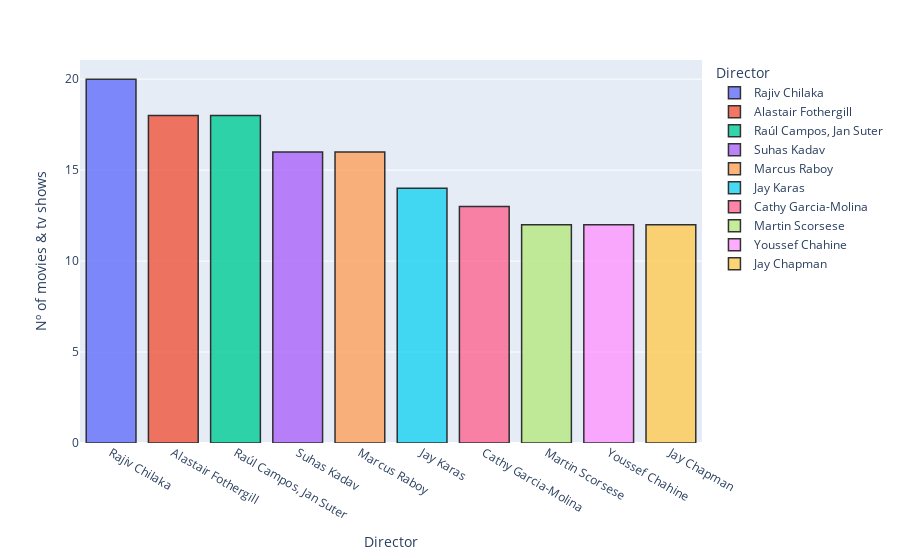

Write notebook code for a chart like this one.
### Markdown cell above
## Directors with most films & tv shows

### Code cell
fig = px.bar(directors.iloc[1:11], x = directors.iloc[1:11].index,
            y = directors.iloc[1:11],
            color = directors.iloc[1:11].index,
            labels = { 'y' : 'Nº of movies & tv shows', 'x' : 'Director', 'color' : 'Director'},
            color_discrete_sequence=px.colors.qualitative.Plotly)
fig.update_traces(marker_line_color='black',
                  marker_line_width=1.5, opacity=0.8)
fig.show()

### Figure 1 — Plotly figure (JSON) as saved in the notebook; plotly's stock layout.template omitted (floating-point values rounded to 4 significant figures)
{"data": [{"alignmentgroup": "True", "hovertemplate": "Director=%{x}<br>Nº of movies & tv shows=%{y}<extra></extra>", "legendgroup": "Rajiv Chilaka", "marker": {"color": "#636EFA", "line": {"color": "black", "width": 1.5}, "pattern": {"shape": ""}}, "name": "Rajiv Chilaka", "offsetgroup": "Rajiv Chilaka", "opacity": 0.8, "orientation": "v", "showlegend": true, "textposition": "auto", "type": "bar", "x": ["Rajiv Chilaka"], "xaxis": "x", "y": [20], "yaxis": "y"}, {"alignmentgroup": "True", "hovertemplate": "Director=%{x}<br>Nº of movies & tv shows=%{y}<extra></extra>", "legendgroup": "Alastair Fothergill", "marker": {"color": "#EF553B", "line": {"color": "black", "width": 1.5}, "pattern": {"shape": ""}}, "name": "Alastair Fothergill", "offsetgroup": "Alastair Fothergill", "opacity": 0.8, "orientation": "v", "showlegend": true, "textposition": "auto", "type": "bar", "x": ["Alastair Fothergill"], "xaxis": "x", "y": [18], "yaxis": "y"}, {"alignmentgroup": "True", "hovertemplate": "Director=%{x}<br>Nº of movies & tv shows=%{y}<extra></extra>", "legendgroup": "Raúl Campos, Jan Suter", "marker": {"color": "#00CC96", "line": {"color": "black", "width": 1.5}, "pattern": {"shape": ""}}, "name": "Raúl Campos, Jan Suter", "offsetgroup": "Raúl Campos, Jan Suter", "opacity": 0.8, "orientation": "v", "showlegend": true, "textposition": "auto", "type": "bar", "x": ["Raúl Campos, Jan Suter"], "xaxis": "x", "y": [18], "yaxis": "y"}, {"alignmentgroup": "True", "hovertemplate": "Director=%{x}<br>Nº of movies & tv shows=%{y}<extra></extra>", "legendgroup": "Suhas Kadav", "marker": {"color": "#AB63FA", "line": {"color": "black", "width": 1.5}, "pattern": {"shape": ""}}, "name": "Suhas Kadav", "offsetgroup": "Suhas Kadav", "opacity": 0.8, "orientation": "v", "showlegend": true, "textposition": "auto", "type": "bar", "x": ["Suhas Kadav"], "xaxis": "x", "y": [16], "yaxis": "y"}, {"alignmentgroup": "True", "hovertemplate": "Director=%{x}<br>Nº of movies & tv shows=%{y}<extra></extra>", "legendgroup": "Marcus Raboy", "marker": {"color": "#FFA15A", "line": {"color": "black", "width": 1.5}, "pattern": {"shape": ""}}, "name": "Marcus Raboy", "offsetgroup": "Marcus Raboy", "opacity": 0.8, "orientation": "v", "showlegend": true, "textposition": "auto", "type": "bar", "x": ["Marcus Raboy"], "xaxis": "x", "y": [16], "yaxis": "y"}, {"alignmentgroup": "True", "hovertemplate": "Director=%{x}<br>Nº of movies & tv shows=%{y}<extra></extra>", "legendgroup": "Jay Karas", "marker": {"color": "#19D3F3", "line": {"color": "black", "width": 1.5}, "pattern": {"shape": ""}}, "name": "Jay Karas", "offsetgroup": "Jay Karas", "opacity": 0.8, "orientation": "v", "showlegend": true, "textposition": "auto", "type": "bar", "x": ["Jay Karas"], "xaxis": "x", "y": [14], "yaxis": "y"}, {"alignmentgroup": "True", "hovertemplate": "Director=%{x}<br>Nº of movies & tv shows=%{y}<extra></extra>", "legendgroup": "Cathy Garcia-Molina", "marker": {"color": "#FF6692", "line": {"color": "black", "width": 1.5}, "pattern": {"shape": ""}}, "name": "Cathy Garcia-Molina", "offsetgroup": "Cathy Garcia-Molina", "opacity": 0.8, "orientation": "v", "showlegend": true, "textposition": "auto", "type": "bar", "x": ["Cathy Garcia-Molina"], "xaxis": "x", "y": [13], "yaxis": "y"}, {"alignmentgroup": "True", "hovertemplate": "Director=%{x}<br>Nº of movies & tv shows=%{y}<extra></extra>", "legendgroup": "Martin Scorsese", "marker": {"color": "#B6E880", "line": {"color": "black", "width": 1.5}, "pattern": {"shape": ""}}, "name": "Martin Scorsese", "offsetgroup": "Martin Scorsese", "opacity": 0.8, "orientation": "v", "showlegend": true, "textposition": "auto", "type": "bar", "x": ["Martin Scorsese"], "xaxis": "x", "y": [12], "yaxis": "y"}, {"alignmentgroup": "True", "hovertemplate": "Director=%{x}<br>Nº of movies & tv shows=%{y}<extra></extra>", "legendgroup": "Youssef Chahine", "marker": {"color": "#FF97FF", "line": {"color": "black", "width": 1.5}, "pattern": {"shape": ""}}, "name": "Youssef Chahine", "offsetgroup": "Youssef Chahine", "opacity": 0.8, "orientation": "v", "showlegend": true, "textposition": "auto", "type": "bar", "x": ["Youssef Chahine"], "xaxis": "x", "y": [12], "yaxis": "y"}, {"alignmentgroup": "True", "hovertemplate": "Director=%{x}<br>Nº of movies & tv shows=%{y}<extra></extra>", "legendgroup": "Jay Chapman", "marker": {"color": "#FECB52", "line": {"color": "black", "width": 1.5}, "pattern": {"shape": ""}}, "name": "Jay Chapman", "offsetgroup": "Jay Chapman", "opacity": 0.8, "orientation": "v", "showlegend": true, "textposition": "auto", "type": "bar", "x": ["Jay Chapman"], "xaxis": "x", "y": [12], "yaxis": "y"}], "layout": {"barmode": "relative", "legend": {"title": {"text": "Director"}, "tracegroupgap": 0}, "margin": {"t": 60}, "xaxis": {"anchor": "y", "domain": [0, 1], "title": {"text": "Director"}}, "yaxis": {"anchor": "x", "domain": [0, 1], "title": {"text": "Nº of movies & tv shows"}}}}
